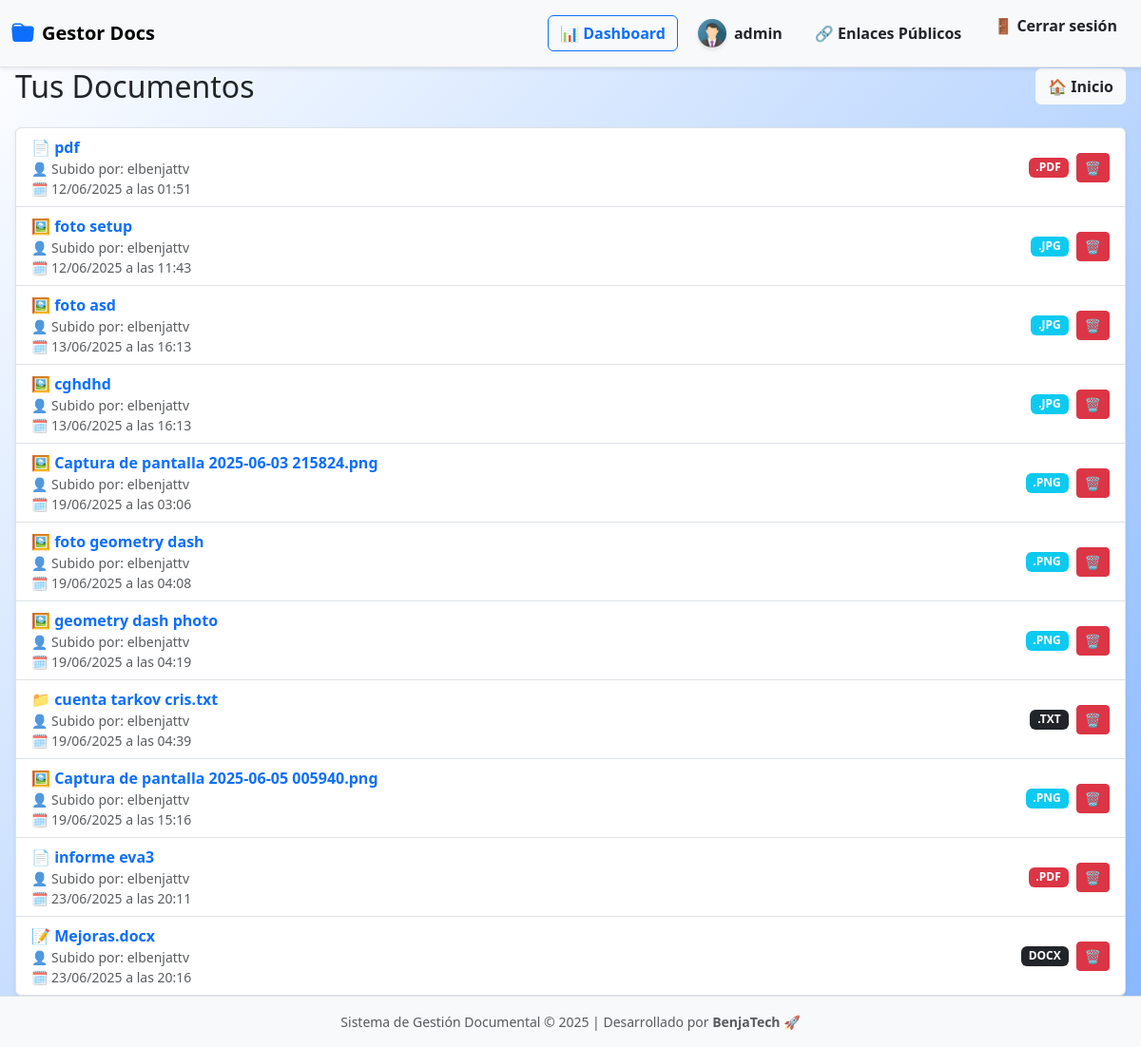
/documentos/lista/ (signed in), run on the app's committed database.
### documentos/models.py (models this page shows, shortened)
class Documento(models.Model):
    nombre = models.CharField(max_length=200)
    archivo = models.FileField(upload_to='documentos/')
    etiquetas = models.CharField(max_length=100, blank=True)
    fecha_subida = models.DateTimeField(auto_now_add=True)
    usuario = models.ForeignKey(User, on_delete=models.CASCADE)
    enlace_publico = models.UUIDField(default=uuid.uuid4, unique=True, editable=False, null=True, blank=True)
    expiracion_enlace = models.DateTimeField(blank=True, null=True)
    fecha_expiracion = models.DateTimeField(null=True, blank=True)
    activo = models.BooleanField(default=True)
    size = models.PositiveIntegerField(blank=True, null=True)  # tamaño en KB
    is_shared = models.BooleanField(default=False)             # si el documento fue compartido

### documentos/views.py (the view)
# urls.py: path('lista/', views.listar_documentos, name='lista'),
@login_required
def listar_documentos(request):
    documentos = Documento.objects.all() if request.user.is_superuser else Documento.objects.filter(usuario=request.user)
    for doc in documentos:
        doc.etiquetas_lista = [e.strip() for e in doc.etiquetas.split(',')] if doc.etiquetas else []
    return render(request, 'documentos/lista.html', {'documentos': documentos})

### documentos/templates/documentos/lista.html (shortened to what this page needs)
{% extends 'documentos/base.html' %}
{% load etiquetas_tags %}
{% block body_class %}dashboard-personal{% endblock %}
{% block content %}
<div class="header d-flex justify-content-between align-items-center flex-wrap gap-3 mb-4">
  <h2 class="mb-0">Tus Documentos </h2>
  <a href="{% url 'documentos:home' %}" class="btn btn-light text-dark fw-semibold d-flex align-items-center justify-content-center">🏠 Inicio</a>
</div>
{% if documentos %}
  <ul class="list-group shadow-sm">
    {% for doc in documentos %}
      <li id="doc-{{ doc.id }}" class="list-group-item d-flex justify-content-between align-items-center flex-wrap gap-3">
        <div class="flex-grow-1">
          {% with ext=doc.archivo.name|slice:"-4:"|lower %}
            {% if ext == ".pdf" %}
              📄
            {% elif ext == ".doc" or ext == "docx" %}
              📝
            {% elif ext == ".xls" or ext == "xlsx" %}
              📊
            {% elif ext == ".png" or ext == ".jpg" %}
              🖼️
            {% else %}
              📁
            {% endif %}
          {% endwith %}
          <a href="{% url 'documentos:previsualizar' doc.id %}" class="fw-semibold text-decoration-none text-primary">
            {{ doc.nombre }}
          </a>
          <br>
          <small class="text-muted">👤 Subido por: {{ doc.usuario.username }}</small><br>
          <small class="text-muted">🗓️ {{ doc.fecha_subida|date:"d/m/Y" }} a las {{ doc.fecha_subida|date:"H:i" }}</small>
        </div>
        <div class="d-flex align-items-center gap-2">
          {% with ext=doc.archivo.name|slice:"-4:"|upper %}
            {% if ext == ".PDF" %}
              <span class="badge bg-danger">{{ ext }}</span>
            {% elif ext == ".JPG" or ext == ".PNG" %}
              <span class="badge bg-info">{{ ext }}</span>
            {% elif ext == ".DOC" or ext == "XLSX" %}
              <span class="badge bg-warning text-dark">{{ ext }}</span>
            {% else %}
              <span class="badge bg-dark">{{ ext }}</span>
            {% endif %}
          {% endwith %}
          <button class="btn btn-sm btn-danger"
                  data-bs-toggle="modal"
                  data-bs-target="#confirmDeleteModal"
                  onclick="prepareDelete({{ doc.id }}, '{{ doc.nombre|escapejs }}')"
                  title="Eliminar documento">
            🗑️
          </button>
        </div>
      </li>
    {% endfor %}
  </ul>
{% endif %}
<div class="toast-container position-fixed bottom-0 end-0 p-3">
</div>
{% endblock %}

### documentos/templates/documentos/base.html (shortened to what this page needs)
{% load static %}
<link href="https://cdn.jsdelivr.net/npm/bootstrap@5.3.2/dist/css/bootstrap.min.css" rel="stylesheet">
<link href="https://cdn.jsdelivr.net/npm/bootstrap-icons@1.10.5/font/bootstrap-icons.css" rel="stylesheet">
</head>
<body class="d-flex flex-column min-vh-100 {% block body_class %}{% endblock %}">
<nav class="navbar navbar-expand-lg navbar-light bg-light border-bottom fixed-top shadow-sm">
  <div class="container-fluid">
    <a class="navbar-brand d-flex align-items-center" href="{% url 'documentos:home' %}">
        <i class="bi bi-folder-fill" style="font-size: 1.5rem; color: #0d6efd;"></i>
        <span class="ms-2 fw-bold">Gestor Docs</span>
    </a>
    <div class="collapse navbar-collapse justify-content-end" id="navbarContenido">
      {% if user.is_authenticated %}
        <div class="d-lg-flex align-items-center gap-2 nav-mobile-group mt-2 mt-lg-0">
          <a href="{% url 'dashboard:dashboard' %}" class="btn btn-outline-primary fw-semibold d-flex align-items-center justify-content-center gap-2">
            📊 Dashboard
          </a>
          {% with request.user.perfilusuario as perfil %}
            <a href="{% url 'usuarios:perfil' %}" class="btn btn-light text-dark fw-semibold d-flex align-items-center justify-content-center gap-2">
                {% if perfil.foto_perfil %}
                    <img src="{{ perfil.foto_perfil.url }}" alt="Foto perfil" class="navbar-avatar">
                {% else %}
                    <img src="{% static 'img/default-avatar.png' %}" alt="Avatar por defecto" class="navbar-avatar">
                {% endif %}
                {{ user.username }}
            </a>
          {% endwith %}
          <a href="{% url 'documentos:mis_enlaces' %}" class="btn btn-light text-dark fw-semibold d-flex align-items-center justify-content-center gap-2">
            🔗 Enlaces Públicos
          </a>
          <form method="post" action="{% url 'usuarios:logout' %}">
            <button type="submit" class="btn btn-light text-dark fw-semibold d-flex align-items-center justify-content-center gap-2">
              🚪 Cerrar sesión
            </button>
          </form>
        </div>
      {% endif %}
    </div>
  </div>
</nav>
<main class="container-fluid px-3 flex-grow-1 mt-5 pt-4">
  {% block content %}
  {% endblock %}
</main>
<footer class="bg-light text-center text-muted py-3 border-top mt-auto shadow-sm">
  <div class="container">
    <small>
      Sistema de Gestión Documental © {% now "Y" %} | Desarrollado por <strong>BenjaTech 🚀</strong>
    </small>
  </div>
</footer>
</body>
</html>

### documentos/templates/documentos/base.html (style rules this page uses)
.navbar-avatar { width: 30px; height: 30px; border-radius: 50%; object-fit: cover; box-shadow: 0 2px 5px rgba(0, 0, 0, 0.1); }
.navbar .btn { transition: all 0.3s ease-in-out; }
body { font-family: 'Segoe UI', Tahoma, Geneva, Verdana, sans-serif; background-color: #f8f9fa; }
body.dashboard-personal { background: linear-gradient(135deg, #ffffff 0%, #0d6efd 100%); background-size: 200% 200%; animation: gradientMove 6s ease-in-out infinite; }
html, body { height: 100%; }

### data on the page
Documento: nombre "pdf", usuario.username "elbenjattv", fecha_subida "12/06/2025", fecha_subida "01:51", archivo ".PDF"
Documento: nombre "foto setup", usuario.username "elbenjattv", fecha_subida "12/06/2025", fecha_subida "11:43", archivo ".JPG"
Documento: nombre "foto asd", usuario.username "elbenjattv", fecha_subida "13/06/2025", fecha_subida "16:13", archivo ".JPG"
Documento: nombre "cghdhd", usuario.username "elbenjattv", fecha_subida "13/06/2025", fecha_subida "16:13", archivo ".JPG"
Documento: nombre "Captura de pantalla 2025-06-03 215824.png", usuario.username "elbenjattv", fecha_subida "19/06/2025", fecha_subida "03:06", archivo ".PNG"
Documento: nombre "foto geometry dash", usuario.username "elbenjattv", fecha_subida "19/06/2025", fecha_subida "04:08", archivo ".PNG"
Documento: nombre "geometry dash photo", usuario.username "elbenjattv", fecha_subida "19/06/2025", fecha_subida "04:19", archivo ".PNG"
Documento: nombre "cuenta tarkov cris.txt", usuario.username "elbenjattv", fecha_subida "19/06/2025", fecha_subida "04:39", archivo ".TXT"
Documento: nombre "Captura de pantalla 2025-06-05 005940.png", usuario.username "elbenjattv", fecha_subida "19/06/2025", fecha_subida "15:16", archivo ".PNG"
Documento: nombre "informe eva3", usuario.username "elbenjattv", fecha_subida "23/06/2025", fecha_subida "20:11", archivo ".PDF"
Documento: nombre "Mejoras.docx", usuario.username "elbenjattv", fecha_subida "23/06/2025", fecha_subida "20:16", archivo "DOCX"

### other printed values
{{ user.username }} "admin"
